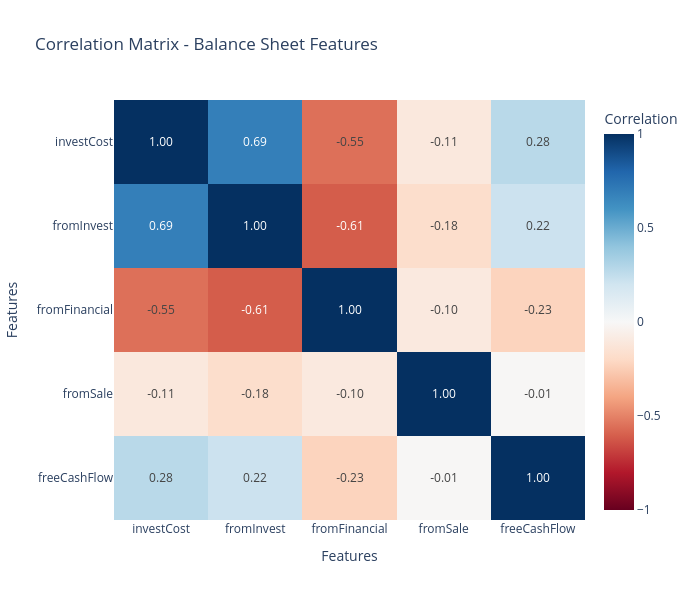

The notebook cell this image was saved under:
### Code cell
# Get balance sheet data for correlation analysis
# Select multiple features for correlation
correlation_features = [col for col in numberic_cols if col not in ['year', 'quarter']]

# Filter data to include only rows with complete feature data
df_corr = df_cashflow[correlation_features].copy()

# Calculate correlation matrix
correlation_matrix = df_corr.corr()

# Create interactive heatmap using Plotly
fig = go.Figure(data=go.Heatmap(
    z=correlation_matrix.values,
    x=correlation_matrix.columns,
    y=correlation_matrix.columns,
    colorscale='RdBu',
    zmid=0,
    text=correlation_matrix.values,
    texttemplate='%{text:.2f}',
    textfont={"size": 12},
    colorbar=dict(title="Correlation")
))

fig.update_layout(
    title='Correlation Matrix - Balance Sheet Features',
    xaxis_title='Features',
    yaxis_title='Features',
    width=700,
    height=600,
    xaxis={'side': 'bottom'},
    yaxis={'autorange': 'reversed'}
)

fig.show()

### Figure 1 — Plotly figure (JSON) as saved in the notebook; plotly's stock layout.template omitted (floating-point values rounded to 4 significant figures)
{"data": [{"colorbar": {"title": {"text": "Correlation"}}, "colorscale": [[0, "rgb(103,0,31)"], [0.1, "rgb(178,24,43)"], [0.2, "rgb(214,96,77)"], [0.3, "rgb(244,165,130)"], [0.4, "rgb(253,219,199)"], [0.5, "rgb(247,247,247)"], [0.6, "rgb(209,229,240)"], [0.7, "rgb(146,197,222)"], [0.8, "rgb(67,147,195)"], [0.9, "rgb(33,102,172)"], [1, "rgb(5,48,97)"]], "text": [[1, 0.6908, -0.5549, -0.1097, 0.2764], [0.6908, 1, -0.6092, -0.1772, 0.2163], [-0.5549, -0.6092, 1, -0.09911, -0.2253], [-0.1097, -0.1772, -0.09911, 1, -0.007211], [0.2764, 0.2163, -0.2253, -0.007211, 1]], "textfont": {"size": 12}, "texttemplate": "%{text:.2f}", "type": "heatmap", "x": ["investCost", "fromInvest", "fromFinancial", "fromSale", "freeCashFlow"], "y": ["investCost", "fromInvest", "fromFinancial", "fromSale", "freeCashFlow"], "z": [[1, 0.6908, -0.5549, -0.1097, 0.2764], [0.6908, 1, -0.6092, -0.1772, 0.2163], [-0.5549, -0.6092, 1, -0.09911, -0.2253], [-0.1097, -0.1772, -0.09911, 1, -0.007211], [0.2764, 0.2163, -0.2253, -0.007211, 1]], "zmid": 0}], "layout": {"height": 600, "title": {"text": "Correlation Matrix - Balance Sheet Features"}, "width": 700, "xaxis": {"side": "bottom", "title": {"text": "Features"}}, "yaxis": {"autorange": "reversed", "title": {"text": "Features"}}}}
